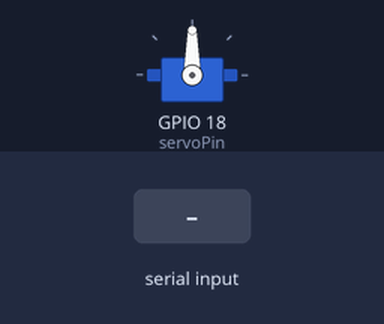
Simulated run of this sketch. Board: ESP32. On the bench: servo. The test bench sets the inputs (shaded band). Nothing arrives over Bluetooth unless stated.

Above: at 1.2 s.
1.3 s: "90,45\n" received over the second serial link
At 2.0 s:
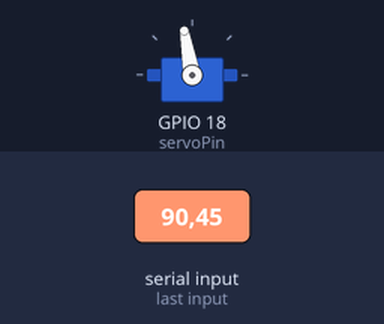
2.8 s: "30,150\n" received over the second serial link
At 3.2 s:
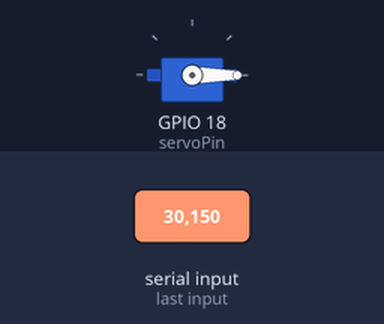
4.3 s: "200\n" received over the second serial link
5.8 s: "5\n" received over the second serial link
At 6.5 s:
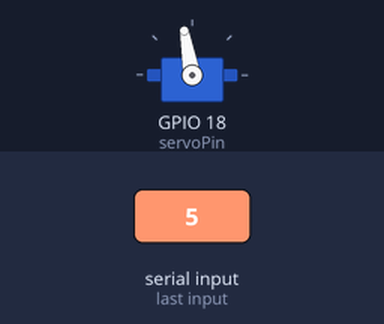
7.3 s: "90\n" received over the second serial link
At 7.7 s:
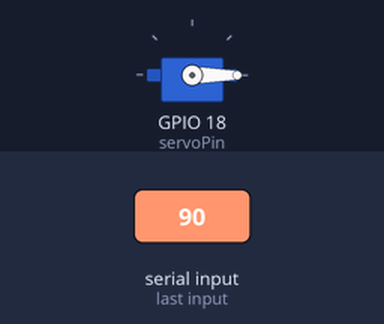
Timing chart, 0 to 9.8 s (numbered marks = the images above; inputs shaded):
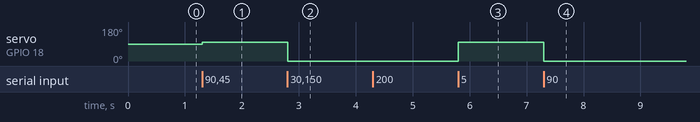

Measured:
- after the input at 1.3 s, servo on GPIO 18 (servoPin): 90° → 100° at once
- after the input at 2.8 s, servo on GPIO 18 (servoPin): 100° → 0° at once
- after the input at 5.8 s, servo on GPIO 18 (servoPin): 0° → 100° at once
- after the input at 7.3 s, servo on GPIO 18 (servoPin): 100° → 0° at once

The sketch:

servo_ble_esp32.ino
```cpp
#include <ESP32Servo.h>
#include "BluetoothSerial.h"  // Library for Bluetooth communication on ESP32

Servo myServo;  // Create a Servo object
BluetoothSerial SerialBT;  // Create BluetoothSerial object

int servoPin = 18;  // GPIO pin to which the servo is connected
int angle = 90;     // Start the servo at a neutral angle (90 degrees)

void setup() {
  // Attach the servo to the GPIO pin
  myServo.attach(servoPin);

  // Start Bluetooth with a device name (change "ESP32_Servo" if desired)
  SerialBT.begin("ESP32_Servo");

  // Start the servo at the neutral angle (90 degrees)
  myServo.write(angle);
}

void loop() {
  // Check if there is data available from Bluetooth
  if (SerialBT.available()) {
    char receivedChar = SerialBT.read();  // Read the character sent from the smartphone

    // Only process characters between '0' and '9'
    if (receivedChar >= '0' && receivedChar <= '9') {
      // Convert the received character into an integer (0-9) and map it to a servo angle (0-180 degrees)
      int angle = map(receivedChar - '0', 0, 9, 0, 180);

      // Move the servo to the new angle
      myServo.write(angle);

      // Send the new angle back to the Bluetooth terminal
      SerialBT.print("Servo angle: ");
      SerialBT.println(angle);
    }
    else if (receivedChar == '\n' || receivedChar == '\r') {
      // Ignore newline and carriage return characters
    }
    else {
      // If invalid data is received, send an error message back
      SerialBT.println("Invalid input. Send a number between 0 and 9.");
    }
  }
}
```
